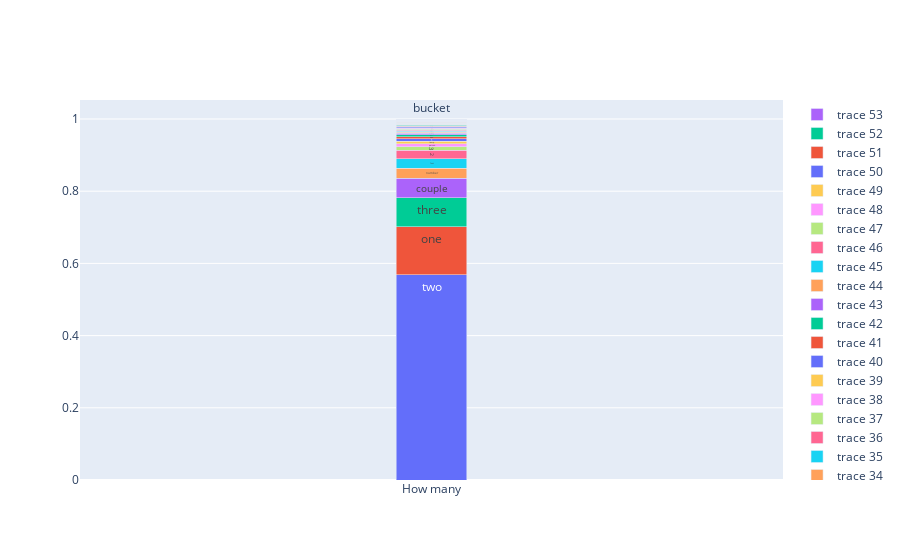

Notebook source saved alongside this figure:
### Code cell
draw_qa_bar('How many')

### Figure 1 — Plotly figure (JSON) as saved in the notebook; plotly's stock layout.template omitted (floating-point values rounded to 4 significant figures)
{"data": [{"text": "two", "textposition": "auto", "type": "bar", "width": 0.1, "x": ["How many"], "y": [0.569]}, {"text": "one", "textposition": "auto", "type": "bar", "width": 0.1, "x": ["How many"], "y": [0.1327]}, {"text": "three", "textposition": "auto", "type": "bar", "width": 0.1, "x": ["How many"], "y": [0.08018]}, {"text": "couple", "textposition": "auto", "type": "bar", "width": 0.1, "x": ["How many"], "y": [0.05454]}, {"text": "number", "textposition": "auto", "type": "bar", "width": 0.1, "x": ["How many"], "y": [0.02768]}, {"text": "four", "textposition": "auto", "type": "bar", "width": 0.1, "x": ["How many"], "y": [0.02523]}, {"text": "2", "textposition": "auto", "type": "bar", "width": 0.1, "x": ["How many"], "y": [0.02401]}, {"text": "3", "textposition": "auto", "type": "bar", "width": 0.1, "x": ["How many"], "y": [0.009768]}, {"text": "person", "textposition": "auto", "type": "bar", "width": 0.1, "x": ["How many"], "y": [0.008954]}, {"text": "lamp", "textposition": "auto", "type": "bar", "width": 0.1, "x": ["How many"], "y": [0.006919]}, {"text": "lot", "textposition": "auto", "type": "bar", "width": 0.1, "x": ["How many"], "y": [0.006105]}, {"text": "bed", "textposition": "auto", "type": "bar", "width": 0.1, "x": ["How many"], "y": [0.006105]}, {"text": "frame", "textposition": "auto", "type": "bar", "width": 0.1, "x": ["How many"], "y": [0.005698]}, {"text": "building", "textposition": "auto", "type": "bar", "width": 0.1, "x": ["How many"], "y": [0.003663]}, {"text": "pair", "textposition": "auto", "type": "bar", "width": 0.1, "x": ["How many"], "y": [0.002849]}, {"text": "plant", "textposition": "auto", "type": "bar", "width": 0.1, "x": ["How many"], "y": [0.002849]}, {"text": "large", "textposition": "auto", "type": "bar", "width": 0.1, "x": ["How many"], "y": [0.002849]}, {"text": "small", "textposition": "auto", "type": "bar", "width": 0.1, "x": ["How many"], "y": [0.002442]}, {"text": "full", "textposition": "auto", "type": "bar", "width": 0.1, "x": ["How many"], "y": [0.002442]}, {"text": "empty", "textposition": "auto", "type": "bar", "width": 0.1, "x": ["How many"], "y": [0.002442]}, {"text": "chair", "textposition": "auto", "type": "bar", "width": 0.1, "x": ["How many"], "y": [0.002035]}, {"text": "bottle", "textposition": "auto", "type": "bar", "width": 0.1, "x": ["How many"], "y": [0.002035]}, {"text": "man", "textposition": "auto", "type": "bar", "width": 0.1, "x": ["How many"], "y": [0.002035]}, {"text": "pipe", "textposition": "auto", "type": "bar", "width": 0.1, "x": ["How many"], "y": [0.001221]}, {"text": "various", "textposition": "auto", "type": "bar", "width": 0.1, "x": ["How many"], "y": [0.001221]}, {"text": "sculpture", "textposition": "auto", "type": "bar", "width": 0.1, "x": ["How many"], "y": [0.001221]}, {"text": "people", "textposition": "auto", "type": "bar", "width": 0.1, "x": ["How many"], "y": [0.000814]}, {"text": "box", "textposition": "auto", "type": "bar", "width": 0.1, "x": ["How many"], "y": [0.000814]}, {"text": "bird", "textposition": "auto", "type": "bar", "width": 0.1, "x": ["How many"], "y": [0.000814]}, {"text": "shelf", "textposition": "auto", "type": "bar", "width": 0.1, "x": ["How many"], "y": [0.000814]}, {"text": "huge", "textposition": "auto", "type": "bar", "width": 0.1, "x": ["How many"], "y": [0.000814]}, {"text": "fleet", "textposition": "auto", "type": "bar", "width": 0.1, "x": ["How many"], "y": [0.000814]}, {"text": "machine", "textposition": "auto", "type": "bar", "width": 0.1, "x": ["How many"], "y": [0.000407]}, {"text": "woman", "textposition": "auto", "type": "bar", "width": 0.1, "x": ["How many"], "y": [0.000407]}, {"text": "bag", "textposition": "auto", "type": "bar", "width": 0.1, "x": ["How many"], "y": [0.000407]}, {"text": "speaker", "textposition": "auto", "type": "bar", "width": 0.1, "x": ["How many"], "y": [0.000407]}, {"text": "pot", "textposition": "auto", "type": "bar", "width": 0.1, "x": ["How many"], "y": [0.000407]}, {"text": "horse", "textposition": "auto", "type": "bar", "width": 0.1, "x": ["How many"], "y": [0.000407]}, {"text": "cushion", "textposition": "auto", "type": "bar", "width": 0.1, "x": ["How many"], "y": [0.000407]}, {"text": "dog", "textposition": "auto", "type": "bar", "width": 0.1, "x": ["How many"], "y": [0.000407]}, {"text": "animal", "textposition": "auto", "type": "bar", "width": 0.1, "x": ["How many"], "y": [0.000407]}, {"text": "chandelier", "textposition": "auto", "type": "bar", "width": 0.1, "x": ["How many"], "y": [0.000407]}, {"text": "room", "textposition": "auto", "type": "bar", "width": 0.1, "x": ["How many"], "y": [0.000407]}, {"text": "sink", "textposition": "auto", "type": "bar", "width": 0.1, "x": ["How many"], "y": [0.000407]}, {"text": "boat", "textposition": "auto", "type": "bar", "width": 0.1, "x": ["How many"], "y": [0.000407]}, {"text": "little", "textposition": "auto", "type": "bar", "width": 0.1, "x": ["How many"], "y": [0.000407]}, {"text": "color", "textposition": "auto", "type": "bar", "width": 0.1, "x": ["How many"], "y": [0.000407]}, {"text": "lady", "textposition": "auto", "type": "bar", "width": 0.1, "x": ["How many"], "y": [0.000407]}, {"text": "basket", "textposition": "auto", "type": "bar", "width": 0.1, "x": ["How many"], "y": [0.000407]}, {"text": "doll", "textposition": "auto", "type": "bar", "width": 0.1, "x": ["How many"], "y": [0.000407]}, {"text": "screen", "textposition": "auto", "type": "bar", "width": 0.1, "x": ["How many"], "y": [0.000407]}, {"text": "piece", "textposition": "auto", "type": "bar", "width": 0.1, "x": ["How many"], "y": [0.000407]}, {"text": "table", "textposition": "auto", "type": "bar", "width": 0.1, "x": ["How many"], "y": [0.000407]}, {"text": "bucket", "textposition": "auto", "type": "bar", "width": 0.1, "x": ["How many"], "y": [0.000407]}], "layout": {"barmode": "stack"}}
